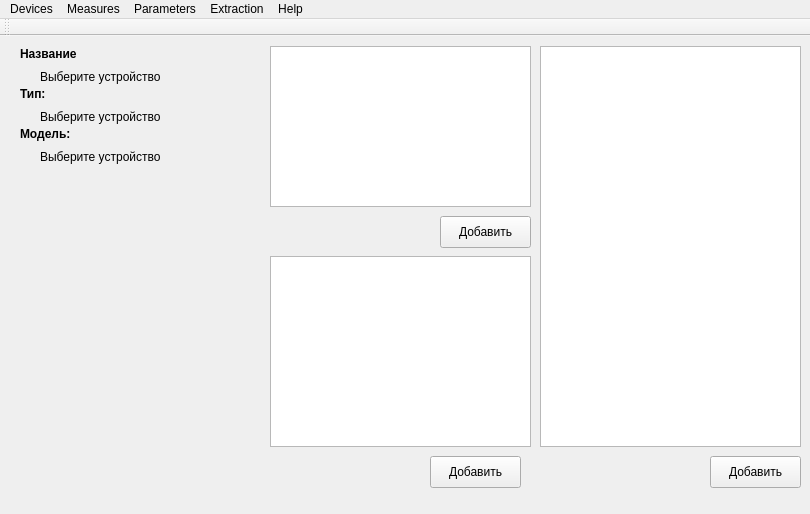
<?xml version="1.0" encoding="UTF-8"?>
<ui version="4.0">
 <class>DeviceWindow</class>
 <widget class="QMainWindow" name="DeviceWindow">
  <property name="geometry">
   <rect>
    <x>0</x>
    <y>0</y>
    <width>810</width>
    <height>514</height>
   </rect>
  </property>
  <property name="windowTitle">
   <string>Менеджер устройств</string>
  </property>
  <widget class="QWidget" name="centralWidget">
   <widget class="QLabel" name="deviceNameText">
    <property name="geometry">
     <rect>
      <x>40</x>
      <y>30</y>
      <width>201</width>
      <height>21</height>
     </rect>
    </property>
    <property name="text">
     <string>Выберите устройство</string>
    </property>
   </widget>
   <widget class="QLabel" name="deviceTypeText">
    <property name="geometry">
     <rect>
      <x>40</x>
      <y>70</y>
      <width>211</width>
      <height>21</height>
     </rect>
    </property>
    <property name="text">
     <string>Выберите устройство</string>
    </property>
   </widget>
   <widget class="QTreeView" name="datasetTreeView">
    <property name="geometry">
     <rect>
      <x>540</x>
      <y>10</y>
      <width>261</width>
      <height>401</height>
     </rect>
    </property>
   </widget>
   <widget class="QTreeView" name="libraryTreeView">
    <property name="geometry">
     <rect>
      <x>270</x>
      <y>10</y>
      <width>261</width>
      <height>161</height>
     </rect>
    </property>
    <property name="indentation">
     <number>4</number>
    </property>
    <property name="rootIsDecorated">
     <bool>false</bool>
    </property>
   </widget>
   <widget class="QTreeView" name="analysisTreeView">
    <property name="geometry">
     <rect>
      <x>270</x>
      <y>220</y>
      <width>261</width>
      <height>191</height>
     </rect>
    </property>
   </widget>
   <widget class="QLabel" name="label">
    <property name="geometry">
     <rect>
      <x>20</x>
      <y>10</y>
      <width>81</width>
      <height>16</height>
     </rect>
    </property>
    <property name="font">
     <font>
      <weight>75</weight>
      <bold>true</bold>
     </font>
    </property>
    <property name="text">
     <string>Название</string>
    </property>
   </widget>
   <widget class="QLabel" name="label_2">
    <property name="geometry">
     <rect>
      <x>20</x>
      <y>50</y>
      <width>62</width>
      <height>16</height>
     </rect>
    </property>
    <property name="font">
     <font>
      <weight>75</weight>
      <bold>true</bold>
     </font>
    </property>
    <property name="text">
     <string>Тип:</string>
    </property>
   </widget>
   <widget class="QLabel" name="deviceImage">
    <property name="geometry">
     <rect>
      <x>40</x>
      <y>170</y>
      <width>180</width>
      <height>227</height>
     </rect>
    </property>
    <property name="text">
     <string/>
    </property>
   </widget>
   <widget class="QPushButton" name="addLibraryButton">
    <property name="geometry">
     <rect>
      <x>440</x>
      <y>180</y>
      <width>91</width>
      <height>32</height>
     </rect>
    </property>
    <property name="text">
     <string>Добавить</string>
    </property>
   </widget>
   <widget class="QPushButton" name="addAnalysisButton">
    <property name="geometry">
     <rect>
      <x>430</x>
      <y>420</y>
      <width>91</width>
      <height>32</height>
     </rect>
    </property>
    <property name="text">
     <string>Добавить</string>
    </property>
   </widget>
   <widget class="QPushButton" name="addMeasureButton">
    <property name="geometry">
     <rect>
      <x>710</x>
      <y>420</y>
      <width>91</width>
      <height>32</height>
     </rect>
    </property>
    <property name="text">
     <string>Добавить</string>
    </property>
   </widget>
   <widget class="QLabel" name="label_3">
    <property name="geometry">
     <rect>
      <x>20</x>
      <y>90</y>
      <width>62</width>
      <height>16</height>
     </rect>
    </property>
    <property name="font">
     <font>
      <weight>75</weight>
      <bold>true</bold>
     </font>
    </property>
    <property name="text">
     <string>Модель:</string>
    </property>
   </widget>
   <widget class="QLabel" name="deviceModelText">
    <property name="geometry">
     <rect>
      <x>40</x>
      <y>110</y>
      <width>211</width>
      <height>21</height>
     </rect>
    </property>
    <property name="text">
     <string>Выберите устройство</string>
    </property>
   </widget>
  </widget>
  <widget class="QMenuBar" name="menuBar">
   <property name="geometry">
    <rect>
     <x>0</x>
     <y>0</y>
     <width>810</width>
     <height>22</height>
    </rect>
   </property>
   <widget class="QMenu" name="menuDevice">
    <property name="title">
     <string>Devices</string>
    </property>
    <addaction name="actionDeviceOpen"/>
    <addaction name="actionDeviceRemove"/>
    <addaction name="actionDeviceClose"/>
   </widget>
   <widget class="QMenu" name="menuMeasures">
    <property name="title">
     <string>Measures</string>
    </property>
    <addaction name="actionAddMeasure"/>
    <addaction name="actionEditMeasure"/>
   </widget>
   <widget class="QMenu" name="menuParameters">
    <property name="title">
     <string>Parameters</string>
    </property>
    <addaction name="actionEditorLibrary"/>
   </widget>
   <widget class="QMenu" name="menuExtraction">
    <property name="title">
     <string>Extraction</string>
    </property>
    <addaction name="actionExtractionRun"/>
   </widget>
   <widget class="QMenu" name="menuHelp">
    <property name="title">
     <string>Help</string>
    </property>
    <addaction name="actionSettingsOpen"/>
    <addaction name="actionAboutOpen"/>
   </widget>
   <addaction name="menuDevice"/>
   <addaction name="menuMeasures"/>
   <addaction name="menuParameters"/>
   <addaction name="menuExtraction"/>
   <addaction name="menuHelp"/>
  </widget>
  <widget class="QToolBar" name="mainToolBar">
   <attribute name="toolBarArea">
    <enum>TopToolBarArea</enum>
   </attribute>
   <attribute name="toolBarBreak">
    <bool>false</bool>
   </attribute>
  </widget>
  <widget class="QStatusBar" name="statusBar">
   <property name="layoutDirection">
    <enum>Qt::LeftToRight</enum>
   </property>
   <property name="autoFillBackground">
    <bool>false</bool>
   </property>
   <property name="styleSheet">
    <string notr="true">float:right;</string>
   </property>
   <property name="sizeGripEnabled">
    <bool>false</bool>
   </property>
  </widget>
  <action name="actionDeviceOpen">
   <property name="text">
    <string>Open</string>
   </property>
  </action>
  <action name="actionDeviceRemove">
   <property name="text">
    <string>Remove</string>
   </property>
  </action>
  <action name="actionDeviceClose">
   <property name="text">
    <string>Close</string>
   </property>
  </action>
  <action name="actionEditorLibrary">
   <property name="text">
    <string>Editor</string>
   </property>
  </action>
  <action name="actionExtractionRun">
   <property name="text">
    <string>Run</string>
   </property>
  </action>
  <action name="actionAddMeasure">
   <property name="text">
    <string>Add</string>
   </property>
  </action>
  <action name="actionEditMeasure">
   <property name="text">
    <string>Edit</string>
   </property>
  </action>
  <action name="actionSettingsOpen">
   <property name="text">
    <string>Settings</string>
   </property>
  </action>
  <action name="actionAboutOpen">
   <property name="text">
    <string>About</string>
   </property>
  </action>
 </widget>
 <layoutdefault spacing="6" margin="11"/>
 <resources/>
 <connections/>
</ui>
